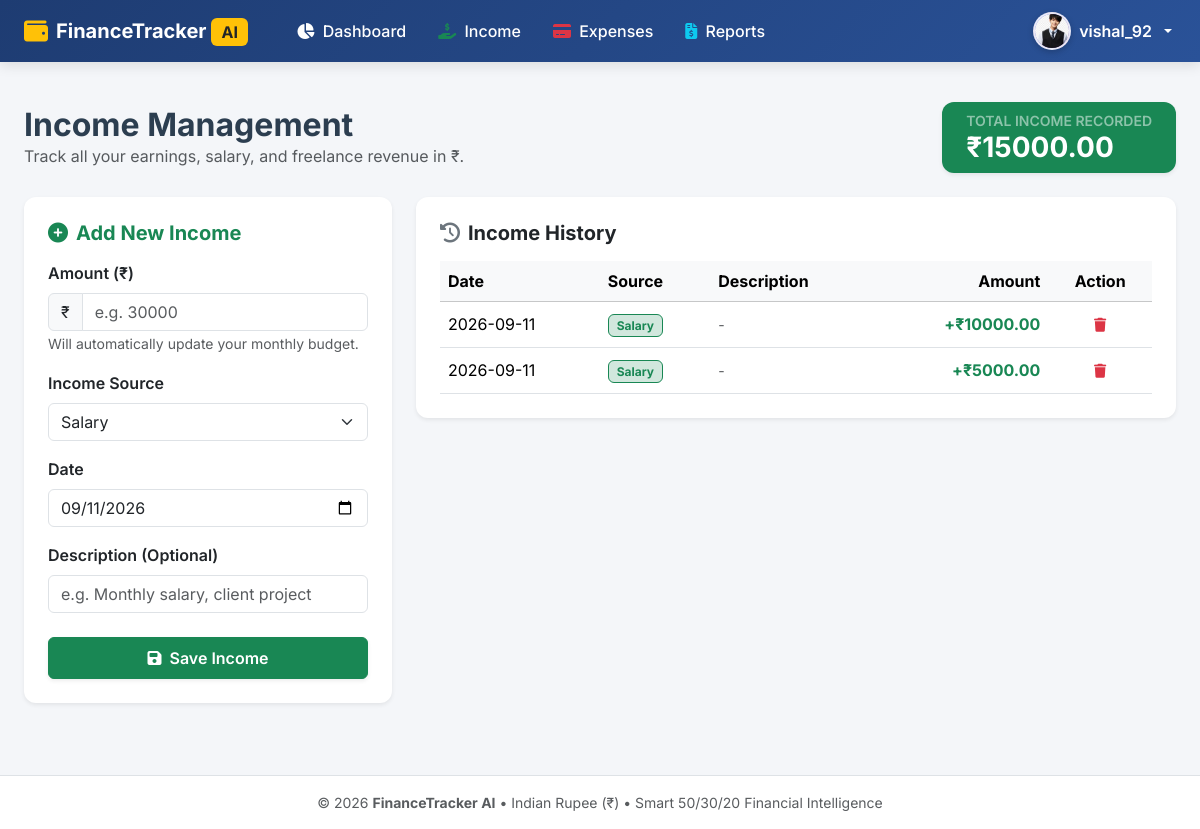
Page /incomes (signed in) on the committed database.
### tables this page shows
CREATE TABLE users (
                id INTEGER PRIMARY KEY AUTOINCREMENT,
                username TEXT UNIQUE NOT NULL,
                email TEXT UNIQUE NOT NULL,
                password_hash TEXT NOT NULL,
                monthly_budget REAL DEFAULT 0.0,
                created_at TIMESTAMP DEFAULT CURRENT_TIMESTAMP
            , full_name TEXT DEFAULT '', phone TEXT DEFAULT '', occupation TEXT DEFAULT '', profile_pic TEXT DEFAULT '');

CREATE TABLE income (
                id INTEGER PRIMARY KEY AUTOINCREMENT,
                user_id INTEGER NOT NULL,
                amount REAL NOT NULL,
                source TEXT NOT NULL,
                date TEXT NOT NULL,
                description TEXT,
                created_at TIMESTAMP DEFAULT CURRENT_TIMESTAMP,
                FOREIGN KEY (user_id) REFERENCES users (id) ON DELETE CASCADE
            );

### app.py (the view)
@app.route("/income", methods=["GET"])
@app.route("/incomes", methods=["GET"])
@login_required
def income():
    user_id = session["user_id"]
    db = get_db()
    incomes = db.execute("SELECT * FROM income WHERE user_id = ? ORDER BY date DESC", (user_id,)).fetchall()
    total = float(sum(r["amount"] for r in incomes)) if incomes else 0.0
    tpl = "income.html"
    if not os.path.exists(os.path.join(app.root_path, "templates", "income.html")):
        if os.path.exists(os.path.join(app.root_path, "templates", "incomes.html")):
            tpl = "incomes.html"
    return render_template(
        tpl,
        incomes=incomes,
        total_income=total,
        sources=INCOME_SOURCES,
        current_date=datetime.now().strftime("%Y-%m-%d")
    )

### app.py (called while the page is built)
def get_db():
    if "db" not in g:
        g.db = sqlite3.connect(DATABASE)
        g.db.row_factory = sqlite3.Row
    return g.db

def login_required(f):
    @wraps(f)
    def decorated_function(*args, **kwargs):
        if "user_id" not in session:
            flash("Please log in to access this page.", "warning")
            return redirect(url_for("login"))
        db = get_db()
        user = db.execute("SELECT id FROM users WHERE id = ?", (session["user_id"],)).fetchone()
        if not user:
            session.clear()
            flash("Session expired. Please log in again.", "warning")
            return redirect(url_for("login"))
        return f(*args, **kwargs)
    return decorated_function

@app.context_processor
def inject_current_user():
    user_id = session.get("user_id")
    if user_id:
        try:
            db = get_db()
            user = db.execute("SELECT * FROM users WHERE id = ?", (user_id,)).fetchone()
            if user:
                return {"current_user": dict(user)}
        except Exception:
            pass
    return {"current_user": None}

### templates/income.html (shortened to what this page needs)
{% extends "base.html" %}
{% block content %}
<div class="container-fluid px-lg-4 py-4">
  <div class="d-flex flex-column flex-md-row justify-content-between align-items-md-center mb-4 gap-3">
    <div>
      <h2 class="fw-bold mb-0">Income Management</h2>
      <p class="text-muted mb-0">Track all your earnings, salary, and freelance revenue in ₹.</p>
    </div>
    <div class="card bg-success text-white border-0 shadow-sm px-4 py-2">
      <small class="text-white-50 text-uppercase fw-semibold">Total Income Recorded</small>
      <h3 class="fw-bold mb-0">₹{{ "%.2f"|format(total_income or 0) }}</h3>
    </div>
  </div>
  <div class="row g-4">
    <div class="col-lg-4">
      <div class="card border-0 shadow-sm p-4">
        <h5 class="fw-bold mb-3 text-success"><i class="fas fa-plus-circle me-2"></i>Add New Income</h5>
        <form action="{{ url_for('add_income') }}" method="POST">
          <div class="mb-3">
            <label class="form-label fw-semibold">Amount (₹)</label>
            <div class="input-group">
              <span class="input-group-text bg-light">₹</span>
              <input type="number" step="0.01" name="amount" class="form-control" placeholder="e.g. 30000" required>
            </div>
            <small class="text-muted">Will automatically update your monthly budget.</small>
          </div>
          <div class="mb-3">
            <label class="form-label fw-semibold">Income Source</label>
            <select name="source" class="form-select" required>
              {% for s in sources %}
                <option value="{{ s }}">{{ s }}</option>
              {% endfor %}
            </select>
          </div>
          <div class="mb-3">
            <label class="form-label fw-semibold">Date</label>
            <input type="date" name="date" class="form-control" value="{{ current_date }}" required>
          </div>
          <div class="mb-4">
            <label class="form-label fw-semibold">Description (Optional)</label>
            <input type="text" name="description" class="form-control" placeholder="e.g. Monthly salary, client project">
          </div>
          <button type="submit" class="btn btn-success w-100 py-2 fw-semibold shadow-sm">
            <i class="fas fa-save me-1"></i> Save Income
          </button>
        </form>
      </div>
    </div>
    <div class="col-lg-8">
      <div class="card border-0 shadow-sm p-4">
        <h5 class="fw-bold mb-3"><i class="fas fa-history text-secondary me-2"></i>Income History</h5>
        {% if incomes %}
        <div class="table-responsive">
          <table class="table table-hover align-middle mb-0">
            <thead class="table-light">
              <tr>
                <th>Date</th>
                <th>Source</th>
                <th>Description</th>
                <th class="text-end">Amount</th>
                <th class="text-center">Action</th>
              </tr>
            </thead>
            <tbody>
              {% for inc in incomes %}
              <tr>
                <td>{{ inc.date }}</td>
                <td><span class="badge bg-success-subtle text-success border border-success">{{ inc.source }}</span></td>
                <td class="text-muted small">{{ inc.description or '-' }}</td>
                <td class="text-end fw-bold text-success">+₹{{ "%.2f"|format(inc.amount or 0) }}</td>
                <td class="text-center">
                  <form action="{{ url_for('delete_income', id=inc.id) }}" method="POST" class="d-inline" onsubmit="return confirm('Delete this income record?');">
                    <button class="btn btn-sm btn-outline-danger border-0"><i class="fas fa-trash"></i></button>
                  </form>
                </td>
              </tr>
              {% endfor %}
            </tbody>
          </table>
        </div>
        {% else %}
        <div class="text-center py-5 text-muted">
          <i class="fas fa-hand-holding-usd fs-1 mb-2 text-secondary"></i>
          <p class="mb-0">No income records added yet. Use the form on the left to add your first income!</p>
        </div>
        {% endif %}
      </div>
    </div>
  </div>
</div>
{% endblock %}

### templates/base.html (shortened to what this page needs)
<!DOCTYPE html>
<html lang="en">
<head>
  <link href="https://cdn.jsdelivr.net/npm/bootstrap@5.3.3/dist/css/bootstrap.min.css" rel="stylesheet">
  <link href="https://cdnjs.cloudflare.com/ajax/libs/font-awesome/6.5.1/css/all.min.css" rel="stylesheet">
</head>
<body class="d-flex flex-column min-vh-100">
  <nav class="navbar navbar-expand-lg navbar-dark navbar-custom py-2 sticky-top">
    <div class="container-fluid px-lg-4">
      <a class="navbar-brand fw-bold d-flex align-items-center gap-2" href="{{ url_for('dashboard') if current_user else url_for('login') }}">
        <i class="fas fa-wallet text-warning fs-4"></i>
        <span>FinanceTracker <span class="badge bg-warning text-dark fs-6">AI</span></span>
      </a>
      <div class="collapse navbar-collapse" id="navbarMain">
        {% if current_user %}
        <ul class="navbar-nav me-auto mb-2 mb-lg-0 ms-lg-3">
          <li class="nav-item">
            <a class="nav-link text-white px-3" href="{{ url_for('dashboard') }}">
              <i class="fas fa-chart-pie me-1"></i> Dashboard
            </a>
          </li>
          <li class="nav-item">
            <a class="nav-link text-white px-3" href="{{ url_for('income') }}">
              <i class="fas fa-hand-holding-usd me-1 text-success"></i> Income
            </a>
          </li>
          <li class="nav-item">
            <a class="nav-link text-white px-3" href="{{ url_for('expense') }}">
              <i class="fas fa-credit-card me-1 text-danger"></i> Expenses
            </a>
          </li>
          <li class="nav-item">
            <a class="nav-link text-white px-3" href="{{ url_for('reports') }}">
              <i class="fas fa-file-invoice-dollar me-1 text-info"></i> Reports
            </a>
          </li>
        </ul>
        <ul class="navbar-nav ms-auto align-items-center">
          <li class="nav-item dropdown">
            <a class="nav-link dropdown-toggle d-flex align-items-center gap-2 text-white p-1" href="#" id="userMenuDropdown" role="button" data-bs-toggle="dropdown" aria-expanded="false">
              {% if current_user.profile_pic %}
                <img src="{{ url_for('static', filename='uploads/' + current_user.profile_pic) }}" alt="Profile" class="avatar-circle">
              {% else %}
                <div class="avatar-circle">
                  {{ (current_user.full_name[0] if current_user.full_name else current_user.username[0]) | upper }}
                </div>
              {% endif %}
              <span class="d-none d-md-inline fw-semibold">
                {{ current_user.full_name if current_user.full_name else current_user.username }}
              </span>
            </a>
          </li>
        </ul>
        {% endif %}
      </div>
    </div>
  </nav>
  <main class="flex-grow-1">
    {% block content %}{% endblock %}
  </main>
  <footer class="bg-white border-top py-3 mt-5 text-center text-muted small">
    <div class="container">
      &copy; 2026 <strong>FinanceTracker AI</strong> &bull; Indian Rupee (₹) &bull; Smart 50/30/20 Financial Intelligence
    </div>
  </footer>
</body>
</html>

### templates/base.html (style rules this page uses)
body { font-family: 'Inter', sans-serif; background-color: #f4f6f9; color: #2c3e50; }
.navbar-custom { background: linear-gradient(135deg, #1e3c72 0%, #2a5298 100%); box-shadow: 0 4px 12px rgba(0, 0, 0, 0.1); }
.nav-link { font-weight: 500; transition: all 0.2s ease; }
.avatar-circle { width: 38px; height: 38px; border-radius: 50%; object-fit: cover; border: 2px solid rgba(255, 255, 255, 0.85); background: linear-gradient(135deg, #667eea 0%, #764ba2 100%); color: #fff; display: inline-flex; align-items: center; justify-content: center; font-weight: 700; font-size: 15px; box-shadow: 0 2px 6px rgba(0, 0, 0, 0.2); }
.card { border: none; border-radius: 12px; box-shadow: 0 4px 15px rgba(0,0,0,0.05); }

### rows in the picture
users: profile_pic (picture), full_name+username "vishal_92"
income: date "2026-09-11", source "Salary", description "-", amount "10000.00"
income: date "2026-09-11", source "Salary", description "-", amount "5000.00"

### other values in the picture
{{ "%.2f"|format(total_income or 0) }} "15000.00"
form field source "Salary"
